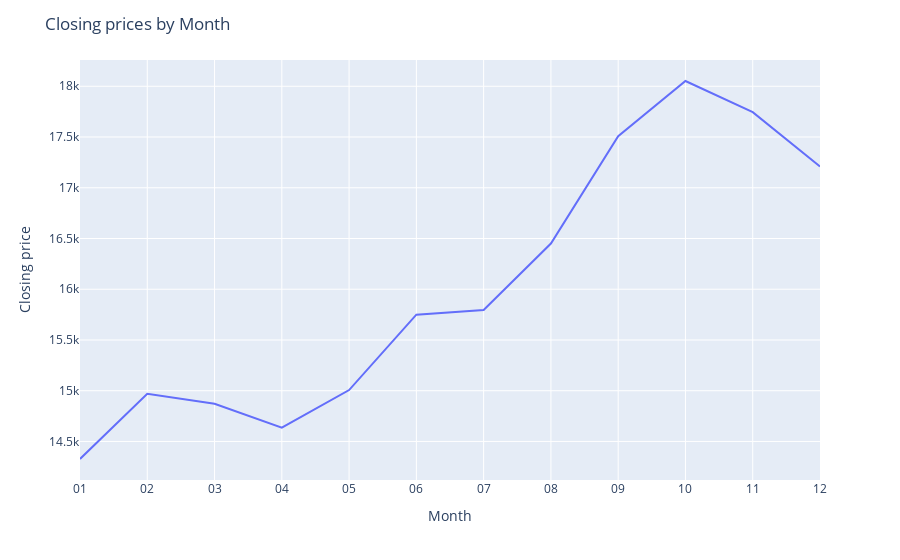

Notebook code cell kept with this figure:
### Code cell
# Group the data by 'Month' and calculate the average closing price
monthly_close= df_raw.groupby(['Month'])['Close'].mean().reset_index()

# Create the line plot using Plotly Express
# fig = px.line(hourly_volume, x='Hour', y='Volume', color='Month')
fig4 = px.line(monthly_close, x='Month', y='Close')


# Set the x-axis label
fig4.update_layout(xaxis_title='Month')

# Set the y-axis label
fig4.update_layout(yaxis_title='Closing price')

# Set the title of the plot
fig4.update_layout(title='Closing prices by Month')

# Display the plot
fig4.show()

### Figure 1 — Plotly figure (JSON) as saved in the notebook; plotly's stock layout.template omitted (floating-point values rounded to 4 significant figures)
{"data": [{"hovertemplate": "Month=%{x}<br>Close=%{y}<extra></extra>", "legendgroup": "", "line": {"color": "#636efa", "dash": "solid"}, "marker": {"symbol": "circle"}, "mode": "lines", "name": "", "orientation": "v", "showlegend": false, "type": "scatter", "x": ["01", "02", "03", "04", "05", "06", "07", "08", "09", "10", "11", "12"], "xaxis": "x", "y": [14330.0, 14970.0, 14870.0, 14640.0, 15010.0, 15750.0, 15800.0, 16450.0, 17510.0, 18050.0, 17740.0, 17210.0], "yaxis": "y"}], "layout": {"legend": {"tracegroupgap": 0}, "margin": {"t": 60}, "title": {"text": "Closing prices by Month"}, "xaxis": {"anchor": "y", "domain": [0, 1], "title": {"text": "Month"}}, "yaxis": {"anchor": "x", "domain": [0, 1], "title": {"text": "Closing price"}}}}
